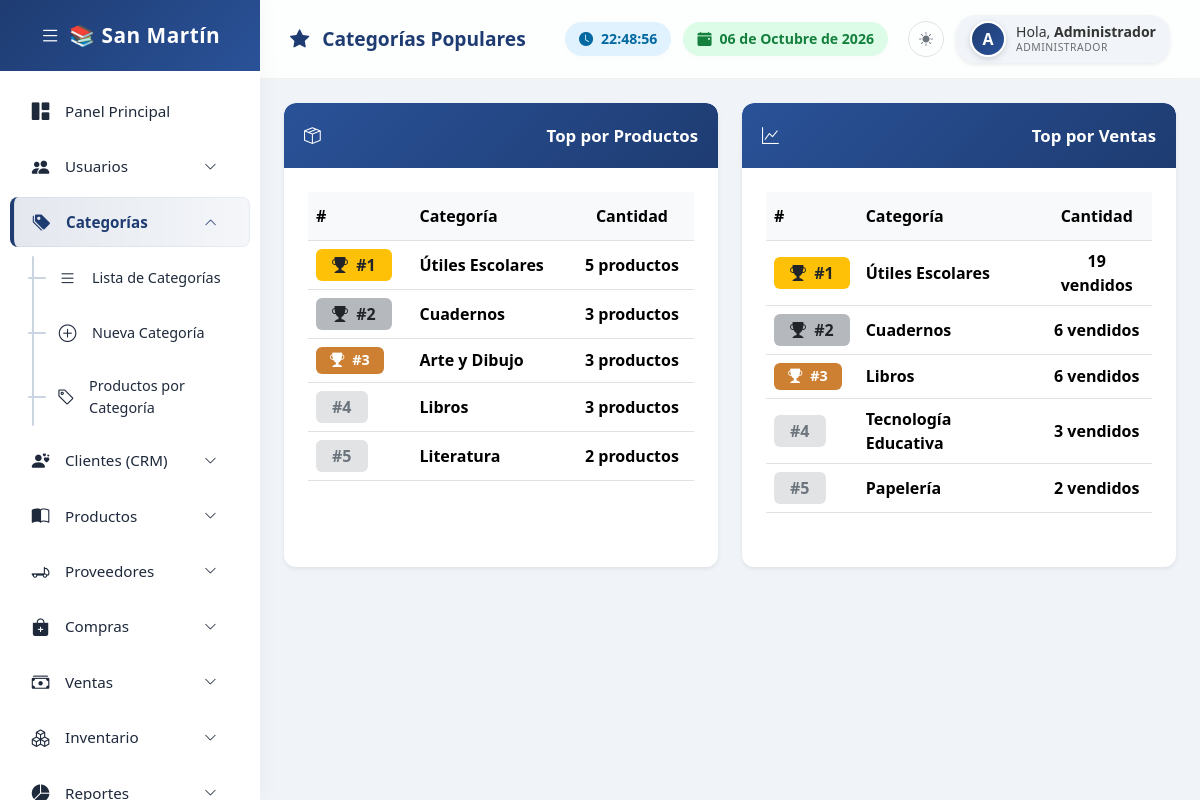
Page /categorias/categorias_populares.php (signed in) on the committed database.
### tables this page shows
CREATE TABLE `categorias` (
  `id_categoria` int(11) NOT NULL AUTO_INCREMENT,
  `nombre_categoria` varchar(100) DEFAULT NULL,
  `codigo_categoria` varchar(20) DEFAULT NULL,
  `icono` varchar(50) DEFAULT 'bi-tags-fill',
  `categoria_padre` int(11) DEFAULT NULL,
  `activo` tinyint(1) DEFAULT 1,
  `visible_tienda` tinyint(1) DEFAULT 1,
  `descripcion` text DEFAULT NULL,
  `orden` int(11) DEFAULT 0,
  PRIMARY KEY (`id_categoria`)
);

### categorias/categorias_populares.php (the view, shortened to what this page needs)
<?php
$sql_productos = "SELECT c.id_categoria, c.nombre_categoria, COUNT(p.id_producto) as total_productos FROM categorias c LEFT JOIN productos p ON c.id_categoria = p.categoria_id AND p.activo=1 WHERE c.activo=1 GROUP BY c.id_categoria ORDER BY total_productos DESC LIMIT 5";
$r_productos = mysqli_query($conexion, $sql_productos);
$top_productos = mysqli_fetch_all($r_productos, MYSQLI_ASSOC);
$sql_ventas = "SELECT c.id_categoria, c.nombre_categoria, COALESCE(SUM(dv.cantidad),0) as total_vendido FROM categorias c LEFT JOIN productos p ON c.id_categoria = p.categoria_id AND p.activo=1 LEFT JOIN detalle_ventas dv ON p.id_producto = dv.producto_id WHERE c.activo=1 GROUP BY c.id_categoria ORDER BY total_vendido DESC LIMIT 5";
$r_ventas = mysqli_query($conexion, $sql_ventas);
$top_ventas = mysqli_fetch_all($r_ventas, MYSQLI_ASSOC);
function rankBadge($pos){
    if($pos == 1) return '<span class="badge bg-warning text-dark fs-6 px-3 py-2"><i class="bi bi-trophy-fill me-1"></i> #1</span>';
    if($pos == 2) return '<span class="badge bg-secondary bg-opacity-50 text-dark fs-6 px-3 py-2"><i class="bi bi-trophy-fill me-1"></i> #2</span>';
    if($pos == 3) return '<span class="badge" style="background:#cd7f32;color:#fff;font-size:0.9rem;padding:6px 14px;"><i class="bi bi-trophy-fill me-1"></i> #3</span>';
    return '<span class="badge bg-secondary-subtle text-secondary fw-bold fs-6 px-3 py-2">#' . $pos . '</span>';
}
?>
<!DOCTYPE html>
<html lang="es">
<head>
    <link href="https://cdn.jsdelivr.net/npm/bootstrap@5.3.3/dist/css/bootstrap.min.css" rel="stylesheet">
    <link rel="stylesheet" href="https://cdn.jsdelivr.net/npm/bootstrap-icons@1.11.3/font/bootstrap-icons.min.css">
<link rel="stylesheet" href="/includes/base.css">
</head>
<body>
<?php $base_path = '../'; include '../includes/sidebar.php'; ?>
<div class="main-content">
    <div class="topbar">
        <div class="topbar-title"><i class="bi bi-star-fill me-2"></i> Categorías Populares</div>
        <div class="topbar-widgets">
            <div class="widget-box widget-time"><i class="bi bi-clock-fill me-2"></i> <span id="live-clock">00:00:00</span></div>
            <div class="widget-box widget-date"><i class="bi bi-calendar-event-fill me-2"></i> <span id="live-date">--/--/----</span></div>
            <div class="user-profile shadow-sm">
    <div class="profile-avatar-wrap"><?php if(!empty($_SESSION["imagen"])): ?><img src="../assets/uploads/usuarios/<?php echo $_SESSION["imagen"]; ?>" class="profile-avatar"><?php else: ?><div class="profile-avatar-inicial"><?php echo strtoupper(substr($_SESSION["nombre"],0,1)); ?></div><?php endif; ?></div>
    <div class="profile-info">
        <div class="profile-name">Hola, <strong><?php echo $_SESSION["nombre"]; ?></strong></div>
        <div class="profile-role"><?php echo $_SESSION["rol"]; ?></div>
    </div>
</div>        </div>
    </div>
    <div class="container-fluid p-4 content-wrap">
        <div class="row g-4">
            <div class="col-md-6">
                <div class="panel-custom shadow-sm h-100">
                    <div class="panel-custom-header">
                        <i class="bi bi-box-seam me-2"></i> <span class="menu-text"> Top por Productos</span>
                    </div>
                    <div class="panel-custom-body p-4">
                        <div class="table-responsive">
                            <table class="table table-hover align-middle mb-0">
                                <thead>
                                    <tr class="table-light border-bottom">
                                        <th style="padding: 12px 8px;">#</th>
                                        <th style="padding: 12px 8px;">Categoría</th>
                                        <th style="padding: 12px 8px;" class="text-center">Cantidad</th>
                                    </tr>
                                </thead>
                                <tbody>
                                    <?php
                                    $pos = 1;
                                    foreach($top_productos as $fila){
                                    ?>
                                    <tr>
                                        <td><?php echo rankBadge($pos); $pos++; ?></td>
                                        <td><strong><?php echo $fila['nombre_categoria']; ?></strong></td>
                                        <td class="text-center fw-semibold"><?php echo $fila['total_productos']; ?> productos</td>
                                    </tr>
                                    <?php } ?>
                                </tbody>
                            </table>
                        </div>
                    </div>
                </div>
            </div>
            <div class="col-md-6">
                <div class="panel-custom shadow-sm h-100">
                    <div class="panel-custom-header">
                        <i class="bi bi-graph-up me-2"></i> <span class="menu-text"> Top por Ventas</span>
                    </div>
                    <div class="panel-custom-body p-4">
                        <div class="table-responsive">
                            <table class="table table-hover align-middle mb-0">
                                <thead>
                                    <tr class="table-light border-bottom">
                                        <th style="padding: 12px 8px;">#</th>
                                        <th style="padding: 12px 8px;">Categoría</th>
                                        <th style="padding: 12px 8px;" class="text-center">Cantidad</th>
                                    </tr>
                                </thead>
                                <tbody>
                                    <?php
                                    $pos = 1;
                                    foreach($top_ventas as $fila){
                                    ?>
                                    <tr>
                                        <td><?php echo rankBadge($pos); $pos++; ?></td>
                                        <td><strong><?php echo $fila['nombre_categoria']; ?></strong></td>
                                        <td class="text-center fw-semibold"><?php echo $fila['total_vendido']; ?> vendidos</td>
                                    </tr>
                                    <?php } ?>
                                </tbody>
                            </table>
                        </div>
                    </div>
                </div>
            </div>
        </div>
    </div>
</div>
</body>
</html>

### includes/base.css (style rules this page uses)
:root { --body-bg:#f0f3f8;--sidebar-bg:#fff;--sidebar-text:#1e293b;--sidebar-hover-bg:#e2e8f0;--sidebar-accent:#1e3c72;--sidebar-active-bg:linear-gradient(90deg,rgba(30,60,114,0.12),rgba(42,82,152,0.05));--sidebar-brand-bg:linear-gradient(135deg,#1e3c72,#2a5298);--topbar-bg:rgba(255,255,255,0.85);--panel-bg:#fff;--panel-header-bg:linear-gradient(135deg,#2a5298,#1e3c72);--profile-bg:#f1f5f9;--profile-text:#333;--sub-item-active-bg:#eef2ff;--scrollbar-thumb:rgba(0,0,0,0.12);--scrollbar-thumb-hover:rgba(0,0,0,0.25);--collapse-line:#cbd5e1;--collapse-dash:#94a3b8;--border-color:rgba(0,0,0,0.05);--form-bg:#fff;--form-text:#1e293b;--form-border:#d1d5db;--form-focus-border:#60a5fa;--input-group-bg:#f1f5f9;--card-bg:#fff; }
body { background:var(--body-bg);font-family:'Segoe UI',sans-serif;margin:0;overflow-x:hidden; }
.main-content { margin-left:260px;min-height:100vh;transition:all 0.3s ease; }
.topbar { background:var(--topbar-bg);backdrop-filter:blur(10px);-webkit-backdrop-filter:blur(10px);padding:15px 30px;display:flex;justify-content:space-between;align-items:center;border-bottom:1px solid var(--border-color);position:sticky;top:0;z-index:999; }
.topbar-title { font-size:1.2rem;font-weight:600;color:var(--sidebar-accent); }
.topbar-widgets { display:flex;align-items:center;gap:12px; }
.widget-box { padding:6px 14px;border-radius:20px;font-size:0.88rem;font-weight:600;display:flex;align-items:center;box-shadow:0 2px 6px rgba(0,0,0,0.02); }
.widget-time { background:#e0f2fe;color:#0369a1; }
.widget-date { background:#dcfce7;color:#15803d; }
.user-profile { display:flex;align-items:center;background:var(--profile-bg);padding:6px 14px;border-radius:20px;font-size:0.9rem;color:var(--profile-text); }
.profile-avatar-wrap { flex-shrink:0;margin-right:10px;display:flex;align-items:center; }
.profile-avatar-inicial { width:36px;height:36px;border-radius:50%;background:linear-gradient(135deg,#1e3c72,#2a5298);color:#fff;display:flex;align-items:center;justify-content:center;font-weight:700;font-size:1rem;border:2px solid #fff;box-shadow:0 2px 6px rgba(0,0,0,0.15); }
.profile-info { display:flex;flex-direction:column;line-height:1.2; }
.profile-name { font-size:0.88rem;white-space:nowrap; }
.profile-role { font-size:0.65rem;text-transform:uppercase;letter-spacing:0.5px;opacity:0.7;white-space:nowrap; }
.panel-custom { border:none;border-radius:12px;background:var(--panel-bg);box-shadow:0 4px 15px rgba(0,0,0,0.02);margin-bottom:30px;animation:fadeInUp 0.5s ease-in-out;overflow:hidden; }
.panel-custom-header { padding:20px;font-size:1.05rem;font-weight:600;color:#fff;border-radius:12px 12px 0 0;background:var(--panel-header-bg); }
.panel-custom-body { padding:20px; }
.content-wrap { max-width:none !important; }

### rows in the picture
categorias: shows "#1", nombre_categoria "Útiles Escolares", total_productos "5", total_vendido "19"
categorias: shows "#2", nombre_categoria "Cuadernos", total_productos "3", total_vendido "6"
categorias: shows "#3", nombre_categoria "Arte y Dibujo", total_productos "3"
categorias: pos "4", nombre_categoria "Libros", total_productos "3", shows "#3", total_vendido "6"
categorias: pos "5", nombre_categoria "Literatura", total_productos "2"
categorias: pos "4", nombre_categoria "Tecnología Educativa", total_vendido "3"
categorias: pos "5", nombre_categoria "Papelería", total_vendido "2"

### other values in the picture
substr($_SESSION["nombre"],0,1) "A"
$_SESSION["nombre"] "Administrador"
$_SESSION["rol"] "ADMINISTRADOR"
